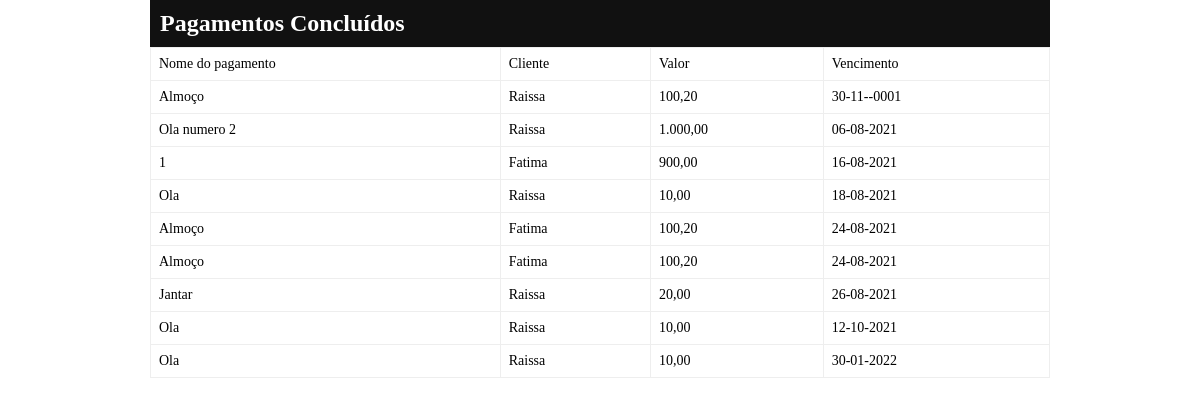
/painel/templateFinanceiro.php, run on the app's committed database.
### classes/MySql.php (called while the page is built)
<?php
	class MySql{
		private static $pdo;
		public static function conectar(){
			if(self::$pdo == null){
				try{
				self::$pdo = new PDO('mysql:host='.HOST.';dbname='.DATABASE,USER,PASSWORD,array(PDO::MYSQL_ATTR_INIT_COMMAND => "SET NAMES utf8"));
				self::$pdo->setAttribute(PDO::ATTR_ERRMODE,PDO::ERRMODE_EXCEPTION);
				}catch(Exception $e){
					echo '<h2>Erro ao conectar</h2>';
				}
			}
			return self::$pdo;
		}
	}
?>

### painel/templateFinanceiro.php (the view, shortened to what this page needs)
<div class="box">
        <h2>Pagamentos Concluídos</h2>
        <div class="wraper-table">
        <table>
            <tr>
                <td>Nome do pagamento</td>
                <td>Cliente</td>
                <td>Valor</td>
                <td>Vencimento</td>
            </tr>
            <?php
            $sql = MySql::conectar()->prepare("SELECT * FROM `tb_admin.financeiro` WHERE status = 1 ORDER BY vencimento ASC");
            $sql->execute();
            $pendentes = $sql->fetchAll();
            foreach ($pendentes as $key => $value){
            $clienteNome = MySql::conectar()->prepare("SELECT `nome` FROM `tb_admin.clientes` WHERE id = $value[client_id]");
            $clienteNome->execute();
            $clienteNome = $clienteNome->fetch()['nome'];
        ?>
        <tr>
            <td><?php echo $value['nome']; ?></td>
            <td><?php echo $clienteNome; ?></td>
            <td><?php echo $value['valor']; ?></td>
            <td><?php echo date('d-m-Y',strtotime($value['vencimento'])); ?></td>
        </tr>
        <?php } ?>
    </table>
    </div>
</div>

### painel/templateFinanceiro.php (style rules this page uses)
* { margin:0; padding:0; box-sizing:border-box; }
h2 { background:#111; color:#fff; padding:10px; }
.box { width:900px; margin:0 auto; }
table { width:900px; border-collapse:collapse; }
table td { font-size:14px; padding:8px; border:1px solid #eee; }

### data on the page
tb_admin.financeiro: nome "Almoço", tb_admin.clientes.nome "Raissa", valor "100,20", vencimento "30-11--0001"
tb_admin.financeiro: nome "Ola numero 2", tb_admin.clientes.nome "Raissa", valor "1.000,00", vencimento "06-08-2021"
tb_admin.financeiro: nome "1", tb_admin.clientes.nome "Fatima", valor "900,00", vencimento "16-08-2021"
tb_admin.financeiro: nome "Ola", tb_admin.clientes.nome "Raissa", valor "10,00", vencimento "18-08-2021"
tb_admin.financeiro: nome "Almoço", tb_admin.clientes.nome "Fatima", valor "100,20", vencimento "24-08-2021"
tb_admin.financeiro: nome "Almoço", tb_admin.clientes.nome "Fatima", valor "100,20", vencimento "24-08-2021"
tb_admin.financeiro: nome "Jantar", tb_admin.clientes.nome "Raissa", valor "20,00", vencimento "26-08-2021"
tb_admin.financeiro: nome "Ola", tb_admin.clientes.nome "Raissa", valor "10,00", vencimento "12-10-2021"
tb_admin.financeiro: nome "Ola", tb_admin.clientes.nome "Raissa", valor "10,00", vencimento "30-01-2022"
